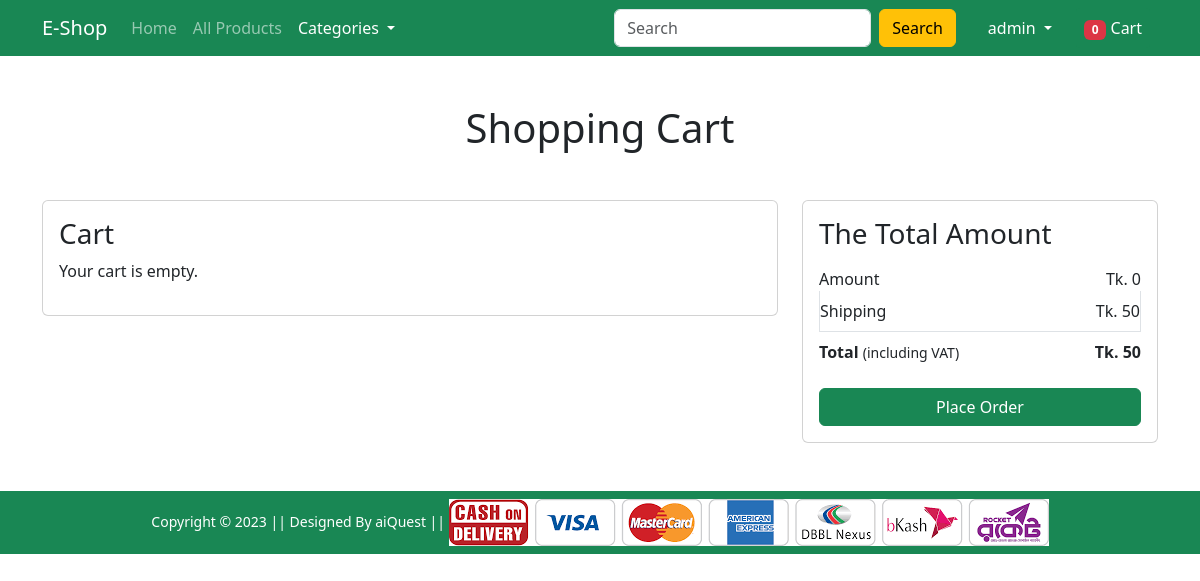
Before: /cart/cart-detail/ (signed in) with the older database file.
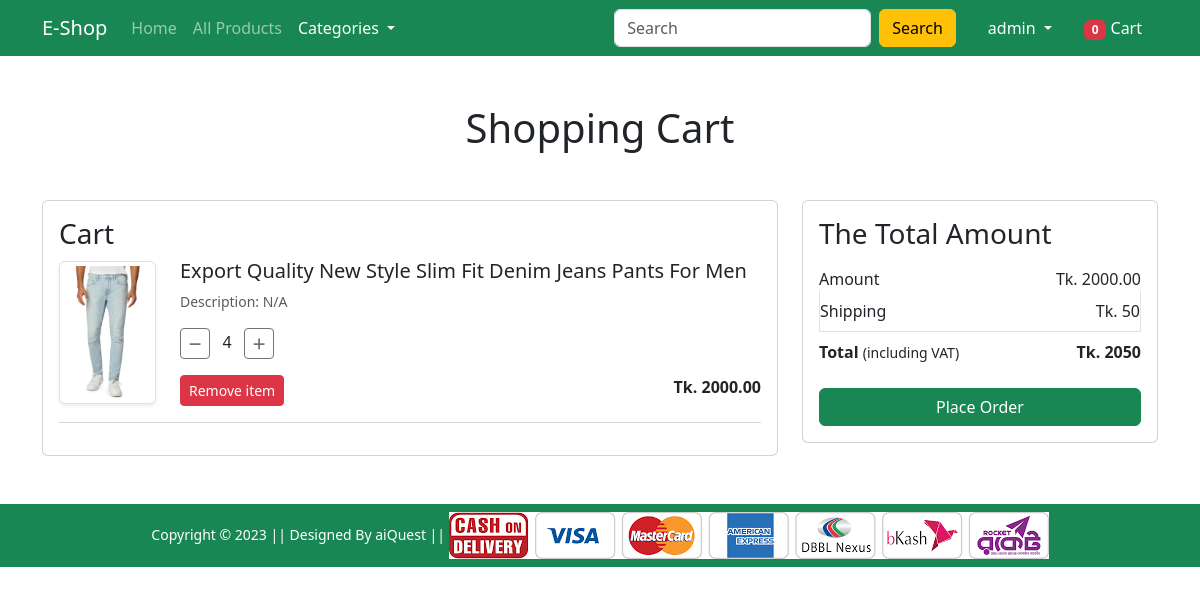
After: the same page with the newer database file.
### cart/models.py (models this page shows, shortened)
class Cart(models.Model):
    user = models.ForeignKey(User, on_delete=models.CASCADE)
    product = models.ForeignKey(Product, on_delete=models.CASCADE)
    quantity = models.PositiveIntegerField(default=1)
    paid = models.BooleanField(default=False)
    created_at = models.DateTimeField(auto_now_add=True)
    updated_at = models.DateTimeField(auto_now=True)
    class Meta:
        ordering = ['id']  # oldest cart items first
        verbose_name_plural = '01. Carts'
    @property
    def subtotal(self):
        return self.product.sale_price * self.quantity

### store/models.py (models this page shows, shortened)
class Product(models.Model):
    category = models.ForeignKey(Category, on_delete=models.CASCADE)
    brand = models.ForeignKey(Brand, on_delete=models.CASCADE)
    title = models.CharField(max_length=150, unique=True)
    slug = models.SlugField(max_length=150, unique=True, null=True, blank=True)
    old_price = models.DecimalField(decimal_places=2, max_digits=10, default=1000.00)
    sale_price = models.DecimalField(decimal_places=2, max_digits=10, default=500.00)
    available_stock = models.PositiveIntegerField(validators=[MaxValueValidator(50)], default=0)
    discount_percent = models.PositiveIntegerField(validators=[MinValueValidator(0), MaxValueValidator(100)], default=0)
    keyword = models.TextField(default='N/A')
    description = models.TextField(default='N/A')
    image = models.ImageField(upload_to='products/%Y/%m/%d/')
    STATUS_CHOICES = (('ACTIVE', 'Active'), ('INACTIVE', 'Inactive'))
    status = models.CharField(max_length=8, choices=STATUS_CHOICES, default='ACTIVE')
    created_date = models.DateTimeField(auto_now_add=True)
    updated_date = models.DateTimeField(auto_now=True)
    class Meta:
        ordering = ['id']
        verbose_name_plural = '03. Products'

### cart/views.py (the view)
# urls.py: path('cart-detail/', CartDetailView.as_view(), name='cart-detail'),
@method_decorator(never_cache, name='dispatch')
class CartDetailView(LoginRequiredMixin, generic.View):
    login_url = reverse_lazy('sign-in')
    def get(self, request):
        cart_items = Cart.objects.filter(user=request.user, paid=False)
        cart_total = sum(item.subtotal for item in cart_items)
        shipping_cost = 50
        context = {
            "cart_items": cart_items,
            "cart_total": cart_total,
            "shipping_cost": shipping_cost,
        }
        return render(request, 'cart/cart-detail.html', context)

### accounts/mixing.py (called while the page is built)
    def dispatch(self, request, *args, **kwargs):
        if not request.user.is_authenticated:
            return redirect('home')
        return super().dispatch(request, *args, **kwargs)

### store/context_processors.py (called while the page is built)
def get_filters(request):
    categories = Category.objects.filter(status='ACTIVE')
    return {
        'categories': categories,
    }

### templates/cart/cart-detail.html (shortened to what this page needs)
{% extends "base.html" %}
{% load static %}
{% block main_content %}
<div class="container my-5">
    <div class="row">
        <h1 class="text-center mb-5">Shopping Cart</h1>
        <div class="col-sm-8">
            <div class="card">
                <div class="card-body">
                    <h3>Cart</h3>
                    {% if cart_items %}
                        {% for cart_item in cart_items %}
                        <div class="row mb-3">
                            <div class="col-sm-2 text-center align-self-center">
                                <img src="{{ cart_item.product.image.url }}" alt="{{ cart_item.product.title|title }}"
                                     class="img-fluid img-thumbnail shadow-sm">
                            </div>
                            <div class="col-sm-10">
                                <h5>{{ cart_item.product.title|title }}</h5>
                                <p class="mb-2 text-muted small">Description: {{ cart_item.product.description }}</p>
                                <div class="my-3 d-flex align-items-center">
                                    <form method="post" action="{% url 'qty-inc-dec' %}">
                                        <button type="submit" name="action" value="dec" class="btn btn-sm btn-outline-secondary">
                                            <i class="fa fa-minus"></i>
                                        </button>
                                        <span class="mx-2">{{ cart_item.quantity }}</span>
                                        <button type="submit" name="action" value="inc" class="btn btn-sm btn-outline-secondary">
                                            <i class="fa fa-plus"></i>
                                        </button>
                                    </form>
                                </div>
                                <div class="d-flex justify-content-between">
                                    <form method="post" action="">
                                        <button type="submit" class="btn btn-sm btn-danger text-white">
                                            Remove item
                                        </button>
                                    </form>
                                    <p class="mb-0"><strong>Tk. {{ cart_item.subtotal }}</strong></p>
                                </div>
                            </div>
                        </div>
                        <hr class="text-muted">
                        {% endfor %}
                    {% else %}
                        <p>Your cart is empty.</p>
                    {% endif %}
                </div>
            </div>
        </div>
        <div class="col-sm-4">
            <div class="card">
                <div class="card-body">
                    <h3>The Total Amount</h3>
                    <ul class="list-group">
                        <li class="list-group-item d-flex justify-content-between align-items-center border-0 px-0 pb-0">
                            Amount <span>Tk. {{ cart_total }}</span>
                        </li>
                        <li class="list-group-item d-flex justify-content-between align-items-center px-0">
                            Shipping <span>Tk. {{ shipping_cost }}</span>
                        </li>
                        <li class="list-group-item d-flex justify-content-between align-items-center border-0 px-0 mb-3">
                            <div>
                                <strong>Total</strong> <small>(including VAT)</small>
                            </div>
                            <span><strong>Tk. {{ cart_total|add:shipping_cost }}</strong></span>
                        </li>
                    </ul>
                    <div class="d-grid">
                        <a href="{% url 'checkout' %}" class="btn btn-success">Place Order</a>
                    </div>
                </div>
            </div>
        </div>
    </div>
</div>
{% endblock main_content %}

Changed rows visible on the page:
added Cart: product.image (picture), product "Export Quality New Style Slim Fit Denim Jeans Pants For Men", product.description "N/A", quantity "4", subtotal "2000.00"
Other visible differences:
{{ cart_total }}: "0" → "2000.00"
{{ cart_total|add:shipping_cost }}: "50" → "2050"
text no longer shown: "Your cart is empty."
